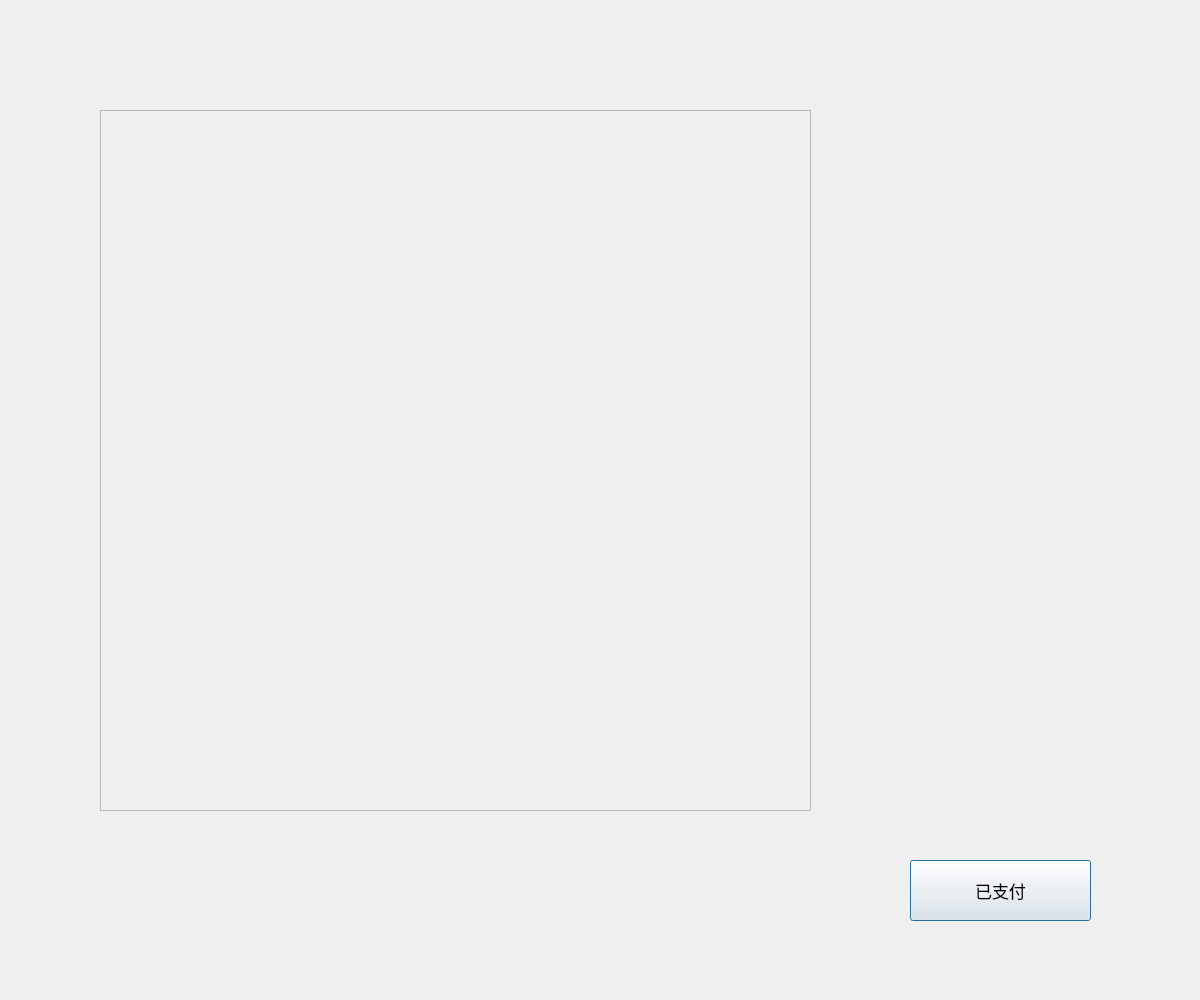
<?xml version="1.0" encoding="UTF-8"?>
<ui version="4.0">
 <class>QQ</class>
 <widget class="QDialog" name="QQ">
  <property name="geometry">
   <rect>
    <x>0</x>
    <y>0</y>
    <width>1200</width>
    <height>1000</height>
   </rect>
  </property>
  <property name="windowTitle">
   <string>支付窗口</string>
  </property>
  <widget class="QFrame" name="frame">
   <property name="geometry">
    <rect>
     <x>100</x>
     <y>110</y>
     <width>711</width>
     <height>701</height>
    </rect>
   </property>
   <property name="styleSheet">
    <string notr="true">border-image: url(:/photo/qq.png);</string>
   </property>
   <property name="frameShape">
    <enum>QFrame::StyledPanel</enum>
   </property>
   <property name="frameShadow">
    <enum>QFrame::Raised</enum>
   </property>
  </widget>
  <widget class="QPushButton" name="pushButton">
   <property name="geometry">
    <rect>
     <x>910</x>
     <y>860</y>
     <width>181</width>
     <height>61</height>
    </rect>
   </property>
   <property name="font">
    <font>
     <pointsize>13</pointsize>
    </font>
   </property>
   <property name="text">
    <string>已支付</string>
   </property>
  </widget>
 </widget>
 <resources/>
 <connections/>
</ui>
